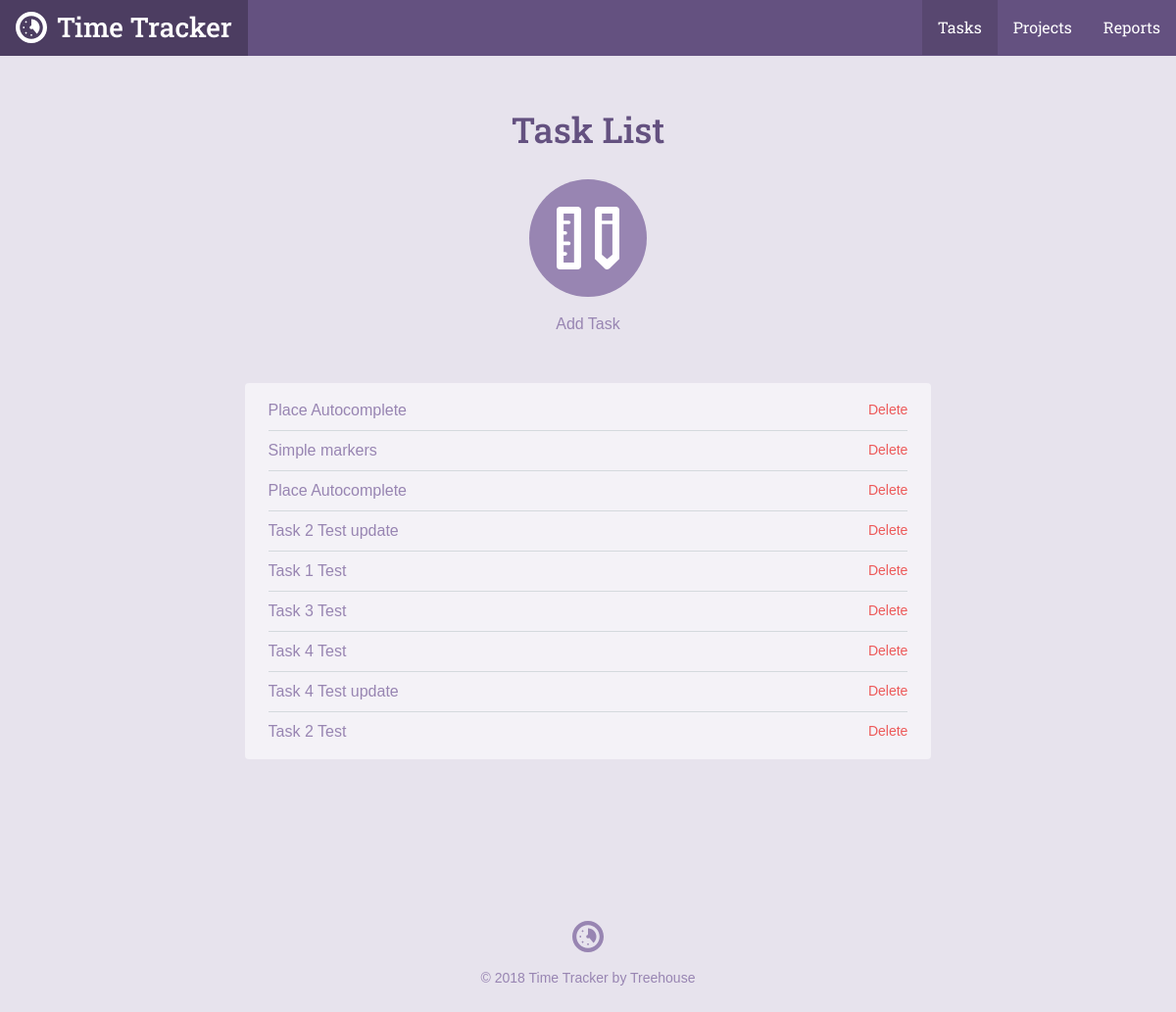
Before: /task_list.php with the older database file.
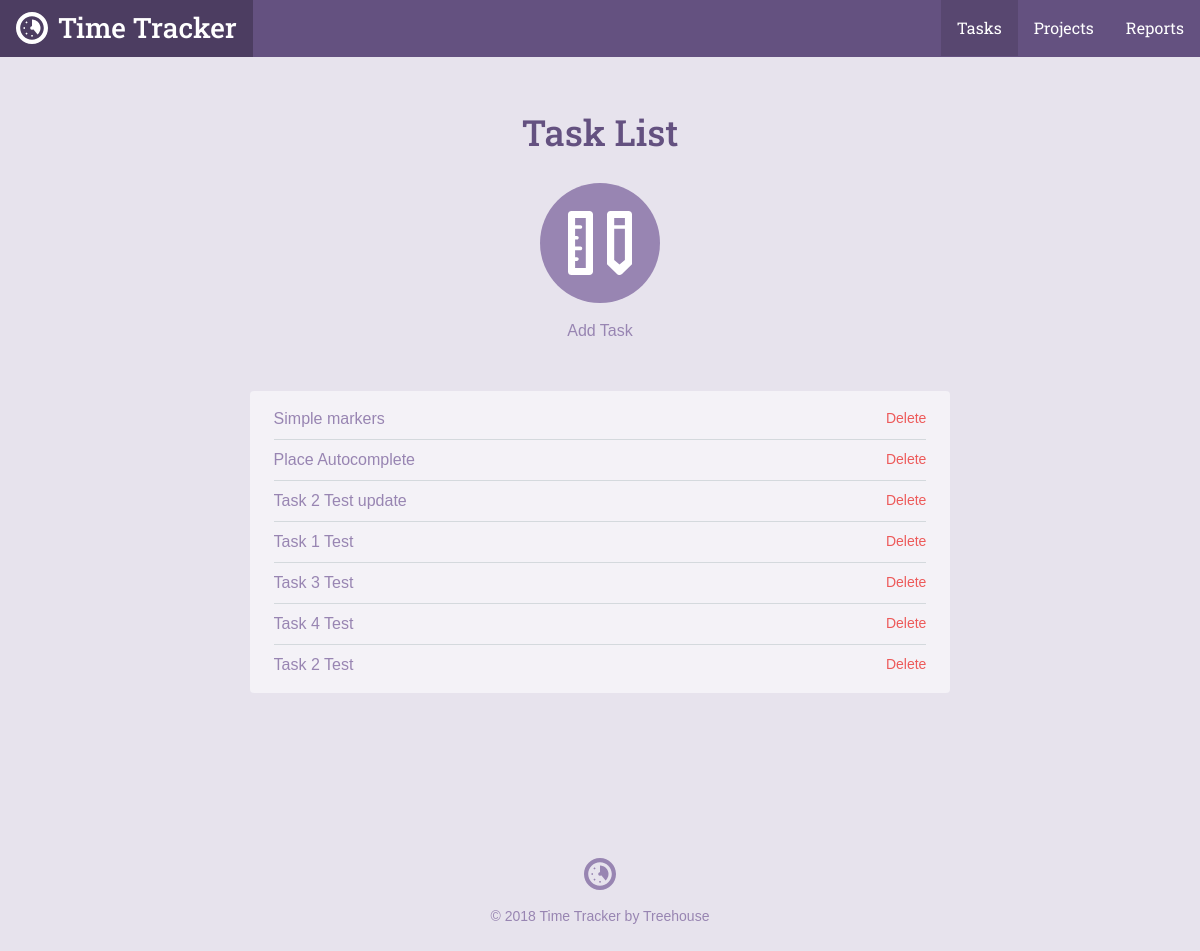
After: the same page with the newer database file.
### tables this page shows
CREATE TABLE `tasks` (
	`task_id`	INTEGER PRIMARY KEY AUTOINCREMENT,
	`project_id`	INTEGER,
	`title`	TEXT,
	`date`	INTEGER NOT NULL,
	`time`	TEXT NOT NULL
);

### inc/functions.php (called while the page is built, shortened)
<?php
function getTaskList($filter = null)
{
    include "connection.php";
    $query = "SELECT tasks.*, projects.title AS project FROM tasks"
        ." JOIN projects ON tasks.project_id = projects.project_id";
    $where = '';
    $orderBy = ' ORDER BY date DESC';
    try {
        $results = $db->prepare($query . $where . $orderBy);
        $results->execute();
    } catch (Exception $e) {
        echo "Error: ".$e->getMessage()."<br/>";
        return [];
    }
    return $results->fetchAll(PDO::FETCH_ASSOC);
}

### task_list.php (the view, shortened to what this page needs)
<?php
require 'inc/functions.php';
$page = "tasks";
include 'inc/header.php';
?>
<div class="section catalog random">
    <div class="col-container page-container">
        <div class="col col-70-md col-60-lg col-center">
            <h1 class="actions-header">Task List</h1>
            <div class="actions-item">
                <a class="actions-link" href="task.php">
                    <span class="actions-icon">
                        <svg viewbox="0 0 64 64"><use xlink:href="#task_icon"></use></svg>
                    </span>
                Add Task</a>
            </div>
            <div class="form-container">
              <ul class="items">
                <?php
                foreach (getTaskList() as $item) {
                    echo "<li><a href='task.php?id=".$item['task_id']."'>". $item['title'] ."</a>";
                    echo "<form method='post' action='task_list.php' onsubmit=\"return confirm('Are you sure you want to delete this task');\">";
                    echo "<input type='submit' class='button--delete' value='Delete'>";
                    echo "</form>";
                    echo "</li>";
                }
                ?>
              </ul>
            </div>
        </div>
    </div>
</div>
<?php include("inc/footer.php"); ?>

### inc/header.php (shortened to what this page needs)
<html>
<head>
	<link rel="stylesheet" href="css/style.css" type="text/css">
</head>
<body>
	<header class="header">
    <div class="col-container">
  		<h1>
        <a class="logo" href="./">
          <svg viewbox="0 0 64 64" class="logo-icon"><use xlink:href="#logo_icon"></use></svg>
          <span class="logo-name">Time Tracker</span>
        </a>
      </h1>
  		<ul class="nav">
        <li class="nav-item tasks<?php if ($page == "tasks") { echo " on"; } ?>"><a class="nav-link" href="task_list.php">Tasks</a></li>
        <li class="nav-item projects<?php if ($page == "projects") { echo " on"; } ?>"><a class="nav-link" href="project_list.php">Projects</a></li>
        <li class="nav-item reports<?php if ($page == "reports") { echo " on"; } ?>"><a class="nav-link" href="reports.php">Reports</a></li>
      </ul>
    </div>
  </header>
	<div id="content">

### inc/footer.php
</div>
	<footer class="footer">
    <div class="col-container">
      <svg viewbox="0 0 64 64" class="logo-icon"><use xlink:href="#logo_icon"></use></svg>
  		<p class="footer-copy">&copy; <?php echo date("Y"); ?> Time Tracker by Treehouse</p>
    </div>
	</footer>
</body>
</html>

Changed rows visible on the page:
removed tasks: title "Place Autocomplete"
removed tasks: title "Task 4 Test update"
